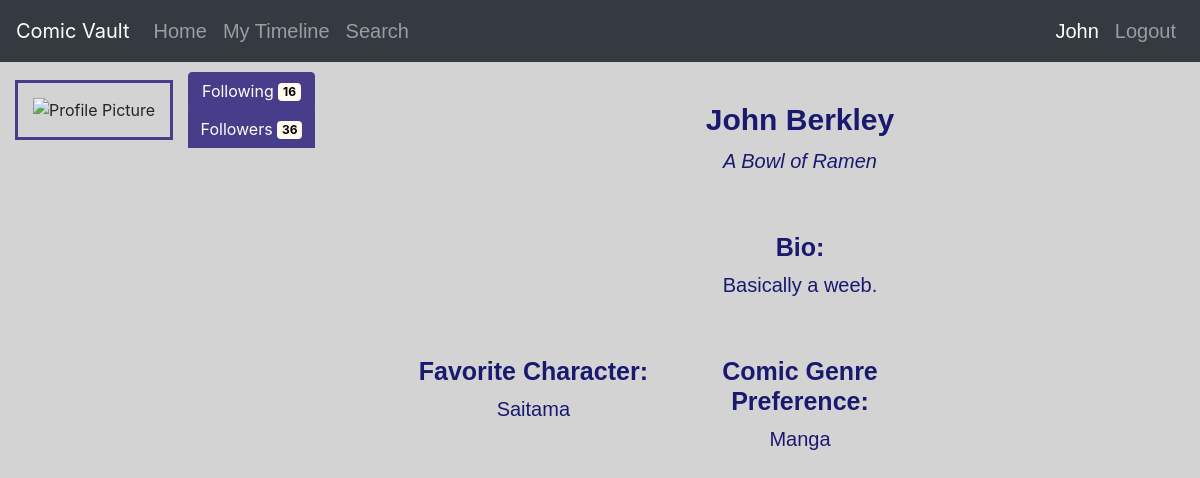
The app's page /profile/8/ (signed in) with its own data.
### Vault/models.py (models this page shows, shortened)
class UserProfile(models.Model):
    user = models.OneToOneField(User, on_delete=models.CASCADE)
    first_name = models.CharField(max_length=30)
    last_name = models.CharField(max_length=30)
    bio = models.CharField(max_length=300)
    favorite_character = models.CharField(max_length=300)
    comic_type = models.CharField(max_length=300)
    comic_persona = models.CharField(max_length=30)
    profile_picture = models.URLField()
    email = models.EmailField()
    password = models.CharField(max_length=128)

### Vault/views.py (the view)
# urls.py: path('profile/<int:id>/', views.profile, name='profile'),
@login_required
def profile(request, id):
    user = request.user
    user_profile = UserProfile.objects.get(id=user.userprofile.id)
    template = loader.get_template('Vault/profile.html')
    context = {
        'user_profile': user_profile,
    }
    return HttpResponse(template.render(context, request))

### Vault/templates/Vault/profile.html (shortened to what this page needs)
<!DOCTYPE html>
<html lang="en">
<head>
		<link rel="stylesheet" href="https://stackpath.bootstrapcdn.com/bootstrap/4.1.1/css/bootstrap.min.css">
</head>
<body>
<nav class="navbar navbar-expand-lg navbar-dark bg-dark">
        <a class="navbar-brand" href="#">Comic Vault</a>
        <ul class="navbar-nav mr-auto">
          <li class="nav-item"><a href="{% url 'index' %}" class="nav-link">Home</a></li>
          <li class="nav-item"><a href="{% url 'timeline' %}" class="nav-link">My Timeline</a></li>
          <li class="nav-item"><a href="{% url 'search' %}" class="nav-link">Search</a></li>
        </ul>
        <ul class="navbar-nav ml-auto">
        {% if user.is_authenticated %}
            <li class="nav-item active"><a href="{% url 'profile' user.userprofile.id %}" class="nav-link"> {{ user.userprofile.first_name }} </a></li>
            <li class="nav-item"><a href="{% url 'logout' %}" class="nav-link"> Logout</a></li>
        {% else %}
            <li class="nav-item"><a href="{% url 'signup' %}" class="nav-link"><span class="glyphicon glyphicon-user"></span> Sign Up</a></li>
            <li class="nav-item"><a href="{% url 'login' %}" class="nav-link"><span class="glyphicon glyphicon-log-in"></span> Login</a></li>
        {% endif %}
        </ul>
    </nav>
	<div class="container-fluid">
		<div class="row content">
			<div class="col-sm-4 sidepanel">
				<img class="img-responsive" src="http://lymediseaseuk.com/wp-content/uploads/2015/10/blank-profile-picture-973460_640-300x300.png" class="img-rounded" alt="Profile Picture">
				<div class="btn-group-vertical">
					<button type="button" class="btn btn-info" data-toggle="collapse" data-target="#following">Following <span class="badge">16</span></button>
  					<button type="button" class="btn btn-info" data-toggle="collapse" data-target="#followers">Followers <span class="badge">36</span></button>
  				</div>
			</div>
			<div class="col-sm-8 text-center">
  			<h1>{{ user_profile.first_name }} {{ user_profile.last_name }}</h1>
				<div class="persona">
					<p>{{ user_profile.comic_persona }}</p>
				</div>
				<h6>Bio:</h6>
				<p>{{ user_profile.bio }}</p>
				<div class="preferences">
					<div class="row">
						<div class="col-sm-4">
			 				<h6>Favorite Character:</h6>
			 				<p>{{ user_profile.favorite_character }}</p>
			 			</div>
			 			<div class="col-sm-4">
			 				<h6>Comic Genre Preference:</h6>
			 					<p>{{ user_profile.comic_type }}</p>
			 			</div>
			 		</div>
			 	</div>
			</div>
		</div>
	</div>
</body>
</html>

### Vault/templates/Vault/profile.html (style rules this page uses)
body { background-color: #D3D3D3; }
.row.content { height: 100%; }
img { width: 100%; padding: 15px; border-style: solid; border-color: #483D8B; }
h1, h6 { padding-top: 40px; font-family: "Comic Sans MS", cursive, sans-serif; font-weight: bold; color: #191970; }
h1 { font-size: 30px; }
h6 { font-size: 25px; }
.persona { font-style: italic; font-family: "Comic Sans MS", cursive, sans-serif; color: #191970; }
p, ul { font-family: "Comic Sans MS", cursive, sans-serif; color: #191970; font-size: 20px; }
.btn-group-vertical { padding: 10px; }
.badge { background: #FFFAF0; color: #000000; }
.btn-info { background: #483D8B; border-color: #483D8B; }

### records on screen
UserProfile: first_name "John", last_name "Berkley", comic_persona "A Bowl of Ramen", bio "Basically a weeb.", favorite_character "Saitama", comic_type "Manga"

### other values on screen
{{ user.userprofile.first_name }} "John"
